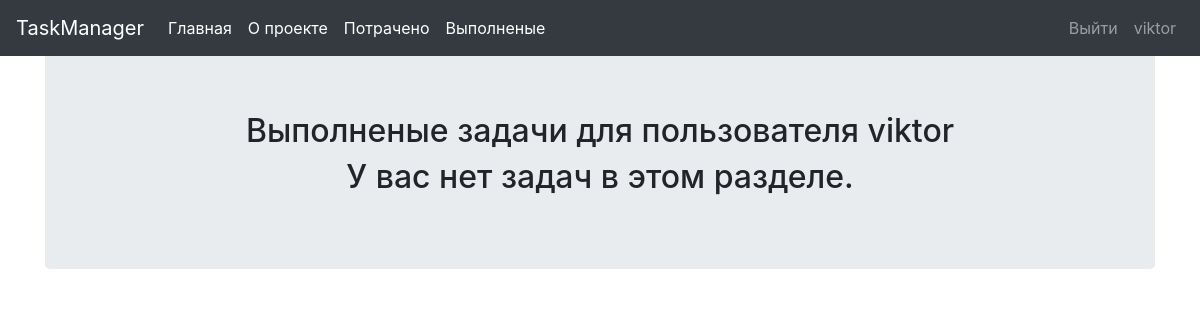
Page /compled/ (signed in) on the earlier database version.
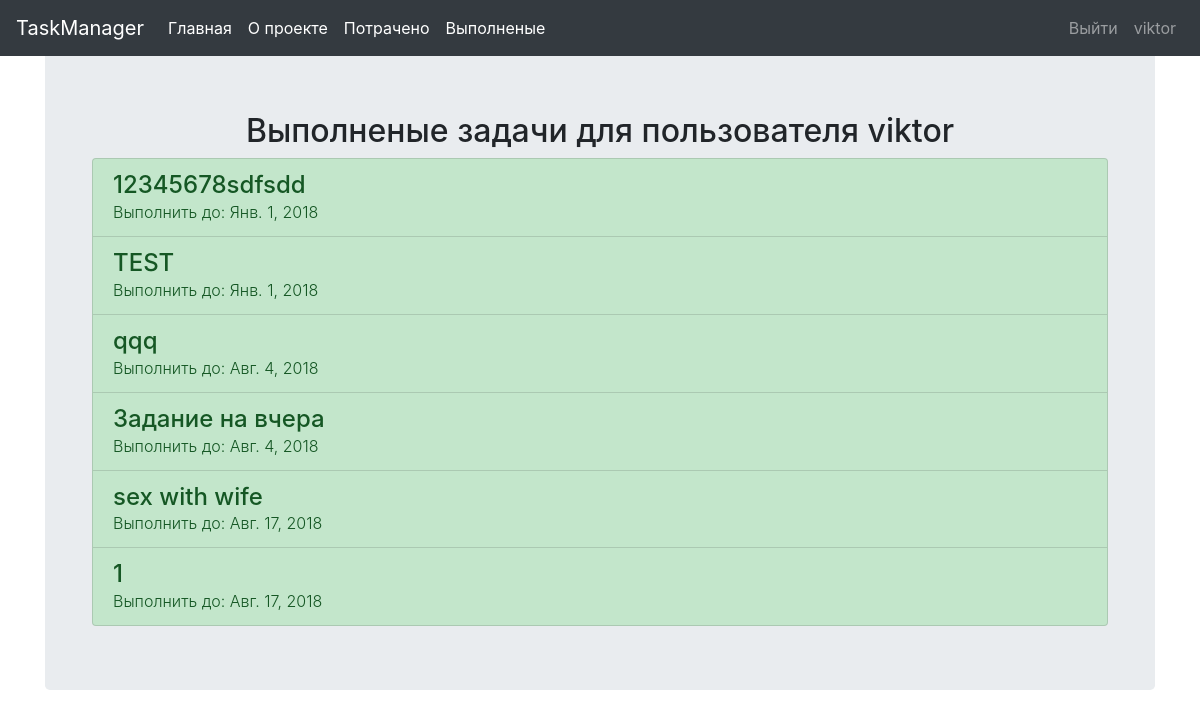
Same page on the later database version.
### taskapp/models.py (models this page shows, shortened)
class Task(models.Model):
    date_finish = models.DateField()
    date_start = models.DateField(auto_now=True)
    title = models.CharField(max_length=100)
    descrition = models.TextField()
    owner = models.ForeignKey(User, on_delete=models.CASCADE)
    type_task = models.IntegerField(default=0)
    state = models.CharField(default='activ', max_length=10)  # активное-activ,выполненое-compl,потраченое-fail

### taskapp/views.py (the view)
# urls.py: path('compled/', compled, name='compled'),
def compled(request):
    tasks = ''
    if request.user.is_authenticated:
        cheker = Checker(request.user)
        cheker.checking()
        cheker.checking_state()
        tasks = Task.objects.filter(owner=request.user).filter(
            state='compl').order_by('date_finish')
    return render(request, 'taskapp/compled.html', {'tasks': tasks})

### taskapp/checkdate.py (called while the page is built)
    def checking(self):
        date = datetime.date.today()
        all = Task.objects.filter(owner=self.user)
        for u in all:
            Task.objects.filter(pk=u.pk).update(type_task=self.cmpare(u.date_finish, date))

    def cmpare(self, date1, date2):
        a = date1 - date2
        return int(a.days)

    def checking_state(self):
        date = datetime.date.today()
        all = Task.objects.filter(owner=self.user)
        for u in all:
            if u.state == 'activ':
                if self.cmpare(u.date_finish, date) < 0:
                    Task.objects.filter(pk=u.pk).update(state='fail')
            elif u.state == 'compl':
                Task.objects.filter(pk=u.pk).update(state='compl')
            elif u.state == 'fail':
                Task.objects.filter(pk=u.pk).update(state='fail')
            else:
                Task.objects.filter(pk=u.pk).update(state='activ')

### taskapp/templates/taskapp/compled.html (shortened to what this page needs)
{% extends 'taskapp/base.html' %}
{% block content %}
    <div class="container text-center">
        {% if  user.is_authenticated %}
            <h2 class="">Выполненые задачи для пользователя {{ user.get_username }}</h2>
            {% if  not tasks.count %}
                <H2>У вас нет задач в этом разделе.</H2>
            {% else %}
                <div class="list-group">
                    {% for task in tasks %}
                        <a class="list-group-item list-group-item-action list-group-item list-group-item-success"
                           href="{% url 'task_detale' pk=task.pk %}"><h4 class="text-left m-0">{{ task.title }}</h4>
                            <p class="font-weight-light m-0 text-left">Выполнить до: {{ task.date_finish }}</p>
                        </a>
                    {% endfor %}
                </div>
            {% endif %}
        {% endif %}
    </div>
{% endblock content %}

Differences in the rows shown:
now on this page (row edited): Task: title "12345678sdfsdd", date_finish "Янв. 1, 2018"
now on this page (row edited): Task: title "TEST", date_finish "Янв. 1, 2018"
now on this page (row edited): Task: title "qqq", date_finish "Авг. 4, 2018"
added Task: title "Задание на вчера", date_finish "Авг. 4, 2018"
now on this page (row edited): Task: title "sex with wife", date_finish "Авг. 17, 2018"
now on this page (row edited): Task: title "1", date_finish "Авг. 17, 2018"
Other differences:
text no longer shown: "У вас нет задач в этом разделе."
